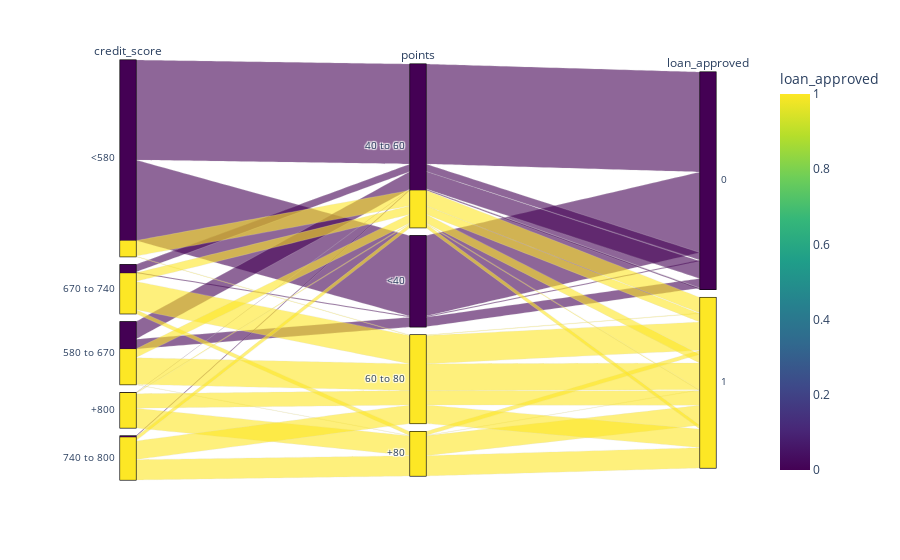

The notebook cell saved with this chart:
### Code cell
%pip install plotly
import plotly.express as px

fig = px.parallel_categories(
    df_disc[['credit_score', 'points', 'income', 'loan_approved']],
    color="loan_approved",
    color_continuous_scale=px.colors.sequential.Viridis
)
fig.show()

### Figure 1 — Plotly figure (JSON) as saved in the notebook; plotly's stock layout.template omitted (floating-point values rounded to 4 significant figures; data arrays with more than 128 entries replaced by an {"elided": "..."} marker saying what was removed)
{"data": [{"dimensions": [{"label": "credit_score", "values": {"elided": "2000 str values"}}, {"label": "points", "values": {"elided": "2000 str values"}}, {"label": "loan_approved", "values": {"elided": "2000 int values"}}], "domain": {"x": [0, 1], "y": [0, 1]}, "line": {"color": {"elided": "2000 int values"}, "coloraxis": "coloraxis"}, "name": "", "type": "parcats"}], "layout": {"coloraxis": {"colorbar": {"title": {"text": "loan_approved"}}, "colorscale": [[0, "#440154"], [0.1111, "#482878"], [0.2222, "#3e4989"], [0.3333, "#31688e"], [0.4444, "#26828e"], [0.5556, "#1f9e89"], [0.6667, "#35b779"], [0.7778, "#6ece58"], [0.8889, "#b5de2b"], [1, "#fde725"]]}, "legend": {"tracegroupgap": 0}, "margin": {"t": 60}}}
